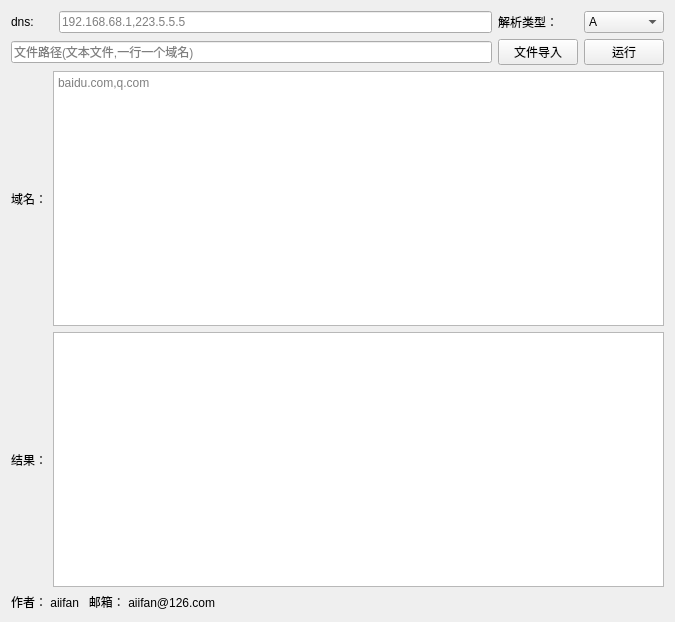
<?xml version="1.0" encoding="UTF-8"?>
<ui version="4.0">
 <class>Form</class>
 <widget class="QWidget" name="Form">
  <property name="geometry">
   <rect>
    <x>0</x>
    <y>0</y>
    <width>675</width>
    <height>622</height>
   </rect>
  </property>
  <property name="windowTitle">
   <string>DNS解析器</string>
  </property>
  <layout class="QGridLayout" name="gridLayout">
   <item row="0" column="0">
    <widget class="QLabel" name="label">
     <property name="text">
      <string>dns:</string>
     </property>
    </widget>
   </item>
   <item row="0" column="2">
    <widget class="QLineEdit" name="dns">
     <property name="placeholderText">
      <string>192.168.68.1,223.5.5.5</string>
     </property>
    </widget>
   </item>
   <item row="0" column="3">
    <widget class="QLabel" name="label_4">
     <property name="text">
      <string>解析类型：</string>
     </property>
    </widget>
   </item>
   <item row="0" column="4">
    <widget class="QComboBox" name="comboBox">
     <property name="editable">
      <bool>false</bool>
     </property>
     <property name="placeholderText">
      <string/>
     </property>
     <item>
      <property name="text">
       <string>A</string>
      </property>
     </item>
     <item>
      <property name="text">
       <string>AAAA</string>
      </property>
     </item>
    </widget>
   </item>
   <item row="1" column="3">
    <widget class="QPushButton" name="pushButton_2">
     <property name="text">
      <string>文件导入</string>
     </property>
    </widget>
   </item>
   <item row="1" column="4">
    <widget class="QPushButton" name="pushButton">
     <property name="text">
      <string>运行</string>
     </property>
    </widget>
   </item>
   <item row="2" column="0">
    <widget class="QLabel" name="label_2">
     <property name="text">
      <string>域名：</string>
     </property>
    </widget>
   </item>
   <item row="2" column="1" colspan="4">
    <widget class="QTextEdit" name="domain">
     <property name="textInteractionFlags">
      <set>Qt::LinksAccessibleByKeyboard|Qt::LinksAccessibleByMouse|Qt::TextBrowserInteraction|Qt::TextEditable|Qt::TextEditorInteraction|Qt::TextSelectableByKeyboard|Qt::TextSelectableByMouse</set>
     </property>
     <property name="placeholderText">
      <string>baidu.com,q.com</string>
     </property>
    </widget>
   </item>
   <item row="3" column="0">
    <widget class="QLabel" name="label_3">
     <property name="text">
      <string>结果：</string>
     </property>
    </widget>
   </item>
   <item row="3" column="1" colspan="4">
    <widget class="QTextBrowser" name="respose"/>
   </item>
   <item row="4" column="0" colspan="3">
    <widget class="QLabel" name="label_5">
     <property name="text">
      <string>作者： aiifan   邮箱： aiifan@126.com</string>
     </property>
     <property name="textInteractionFlags">
      <set>Qt::LinksAccessibleByKeyboard|Qt::LinksAccessibleByMouse|Qt::TextBrowserInteraction|Qt::TextEditable|Qt::TextEditorInteraction|Qt::TextSelectableByKeyboard|Qt::TextSelectableByMouse</set>
     </property>
    </widget>
   </item>
   <item row="1" column="0" colspan="3">
    <widget class="QLineEdit" name="filepath">
     <property name="placeholderText">
      <string>文件路径(文本文件,一行一个域名)</string>
     </property>
    </widget>
   </item>
  </layout>
 </widget>
 <resources/>
 <connections>
  <connection>
   <sender>pushButton</sender>
   <signal>clicked()</signal>
   <receiver>Form</receiver>
   <slot>run()</slot>
   <hints>
    <hint type="sourcelabel">
     <x>485</x>
     <y>49</y>
    </hint>
    <hint type="destinationlabel">
     <x>595</x>
     <y>43</y>
    </hint>
   </hints>
  </connection>
  <connection>
   <sender>pushButton_2</sender>
   <signal>clicked()</signal>
   <receiver>Form</receiver>
   <slot>openFile()</slot>
   <hints>
    <hint type="sourcelabel">
     <x>84</x>
     <y>80</y>
    </hint>
    <hint type="destinationlabel">
     <x>122</x>
     <y>77</y>
    </hint>
   </hints>
  </connection>
 </connections>
 <slots>
  <slot>run()</slot>
  <slot>openFile()</slot>
 </slots>
</ui>
